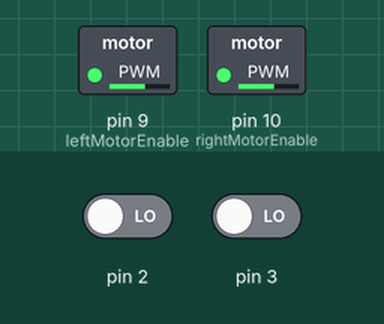
The sketch below on a simulated Arduino Uno, built with avr-gcc and run on an emulated ATmega328P. On the bench: switched loads named in the sketch (green lamp = pin HIGH). The inputs (shaded band) are chosen by the test bench; at power-on: pin 2 LOW, pin 3 LOW. What the sketch prints to the serial monitor is not drawn.

Above: at 0.1 s.
At 2.4 s:
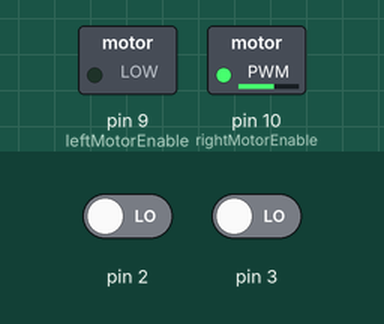
2.5 s: pin 2 driven HIGH
4.0 s: pin 3 driven HIGH
Timing chart, 0 to 7.0 s (numbered marks = the images above; inputs shaded):
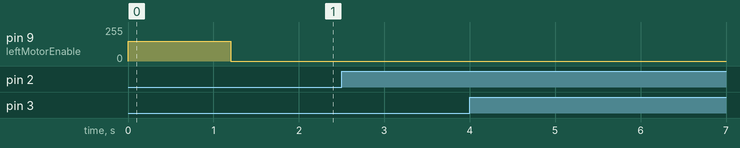

The sketch:

story_5_analog.ino
```cpp
const int leftMotorReverse = 7; //Red
const int leftMotorForward = 8; //Yellow
const int leftMotorEnable = 9; //Blue
const int rightMotorReverse = 11; //Red
const int rightMotorForward = 12; //Yellow
const int rightMotorEnable = 10; //Blue

volatile float leftPulseCounter = 0;
volatile float rightPulseCounter = 0;

void interruptLeftMotor()
{
  Serial.println("left pulse count: " );
  Serial.println(leftPulseCounter);
  leftPulseCounter++;
}

void interruptRightMotor()
{
  Serial.println("right pulse count: " );
  Serial.println(rightPulseCounter);
  rightPulseCounter++;
}


void enableMotors(float leftMotorSpeed, float rightMotorSpeed)
{
  //Enable Motors
  analogWrite(leftMotorEnable, leftMotorSpeed );
  analogWrite(rightMotorEnable, rightMotorSpeed );
}

void disableMotors()
{
  //Disable Motors
  digitalWrite(leftMotorEnable, LOW);
  digitalWrite(rightMotorEnable, LOW);
}

void forwardsMotion()
{
  digitalWrite(leftMotorForward, HIGH);
  digitalWrite(rightMotorForward, HIGH );
}

void hardStop()
{
  digitalWrite(leftMotorReverse, HIGH);
  digitalWrite(rightMotorReverse, HIGH);
  digitalWrite(leftMotorForward, HIGH);
  digitalWrite(rightMotorForward, HIGH);

  digitalWrite(leftMotorReverse, LOW);
  digitalWrite(rightMotorReverse, LOW);
  digitalWrite(leftMotorForward, LOW);
  digitalWrite(rightMotorForward, LOW);
}


void ratioCalculation()
{
  float pulseRatio;

  if(leftPulseCounter > rightPulseCounter)
  {
    pulseRatio = rightPulseCounter / leftPulseCounter;
  }
  else
  {
    pulseRatio = leftPulseCounter / rightPulseCounter;
  }
  pulseRatio = pulseRatio * 255.00;
  if(leftPulseCounter > rightPulseCounter)
  {
    enableMotors(150, pulseRatio);
  }
  else
  {
    enableMotors(pulseRatio, 150);
  }
}


void setup()
{
  Serial.begin(115200);
  attachInterrupt(digitalPinToInterrupt(2), interruptLeftMotor, RISING);
  attachInterrupt(digitalPinToInterrupt(3), interruptRightMotor, RISING);
  enableMotors(150, 150);
  forwardsMotion();
  delay(1000);
  hardStop();
  delay(200);
  ratioCalculation();
  forwardsMotion();
}

void loop()
{


  if(leftPulseCounter > 900 && rightPulseCounter > 900)
  {
    hardStop();
    while(true);
  }


}
```

Measured:
- after the input at 2.5 s, every drawn part: stays the same
- after the input at 4.0 s, every drawn part: stays the same
